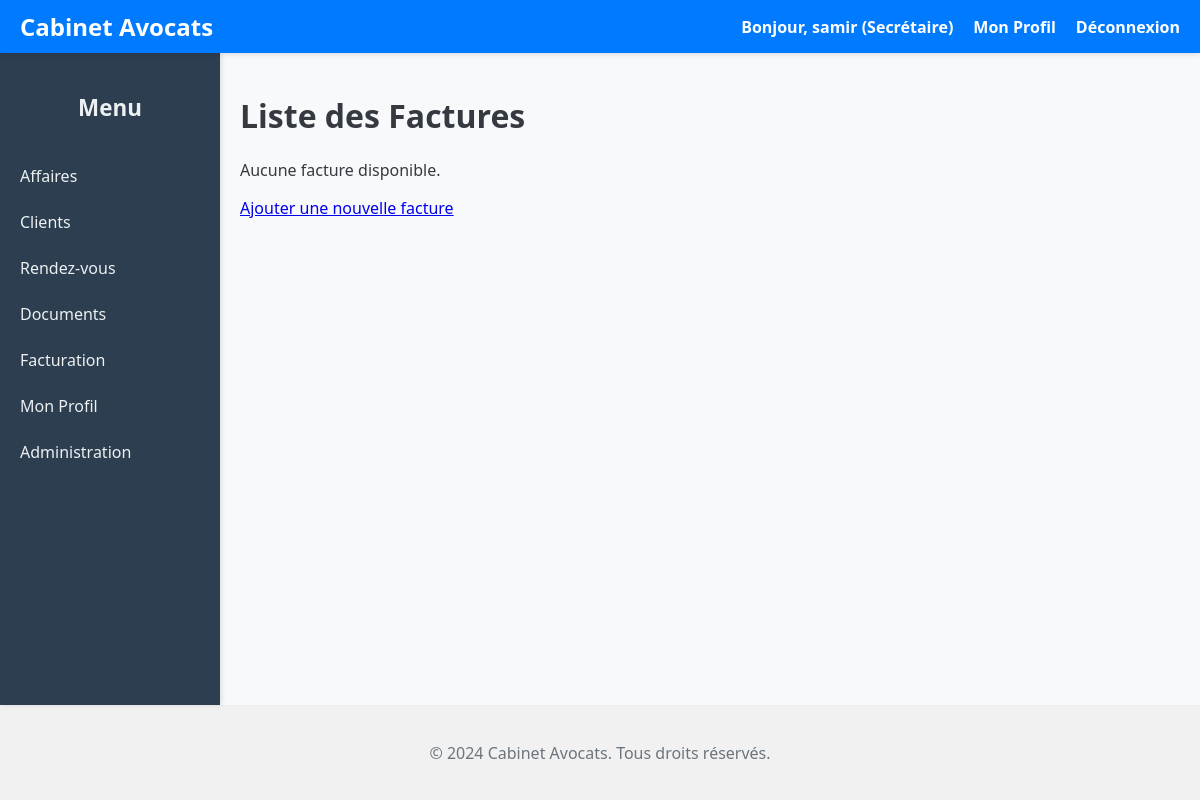
Page /facturation/ (signed in) on the earlier database version.
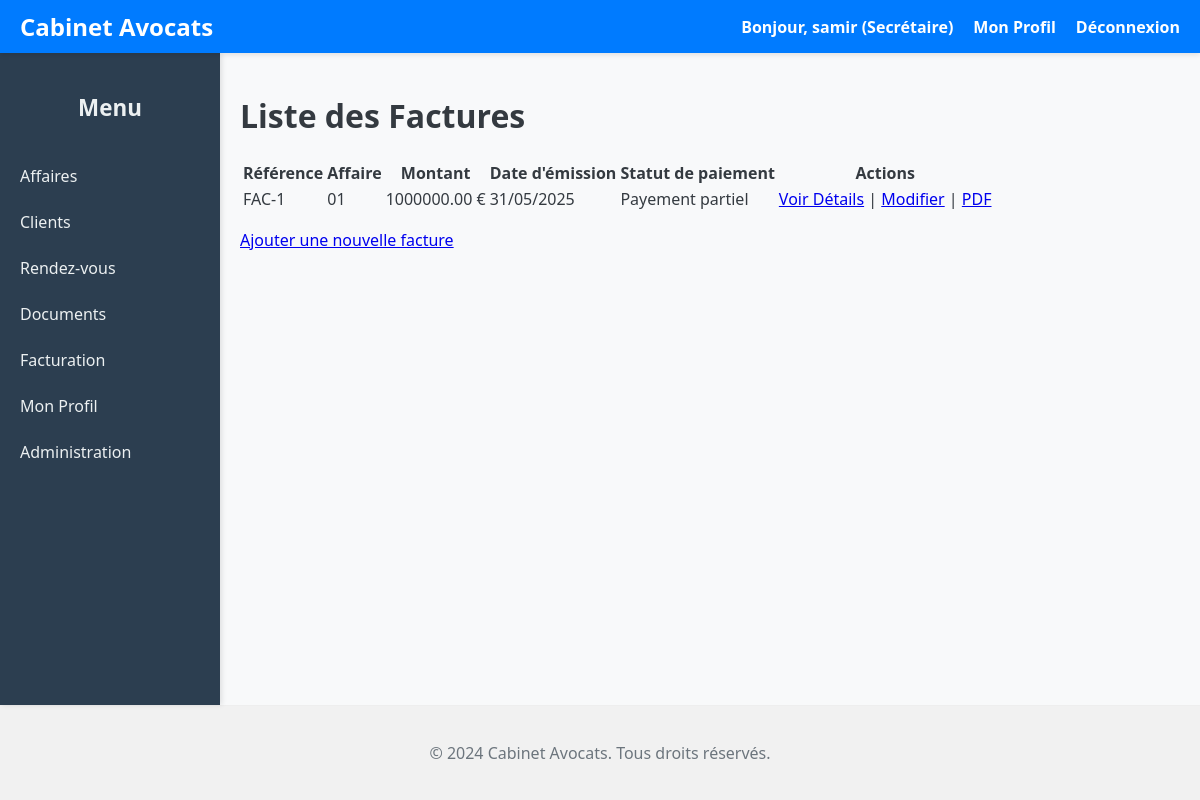
Same page on the later database version.
### facturation/models.py (models this page shows, shortened)
class Facture(models.Model):
    affaire = models.ForeignKey(
        Affaire,
        on_delete=models.CASCADE, # Ou models.SET_NULL, selon votre logique métier
        related_name='factures',  # <-- Le related_name que vous voulez
        verbose_name="Affaire associée"
    )
    montant = models.DecimalField(max_digits=10, decimal_places=2)
    date_emission = models.DateField()
    statut_paiement = models.CharField(choices=[("PAYE", "Payé"), ("EN_ATTENTE", "En attente"), ("PAYEMENT_PARTIEL", "Payement partiel")], max_length=20) # Ajout de max_length

### affaire/models.py (models this page shows, shortened)
class Affaire(models.Model):
    STATUT_CHOICES = [
        ('EN_ATTENTE', 'En attente'),
        ('PAYE', 'Payé'),
        ('PARTIELLEMENT_PAYE', 'Partiellement payé'),
        ('ANNULE', 'Annulé'),
        ('CLOTURE', 'Clôturé'),
    ]
    client = models.ForeignKey( Client, on_delete=models.CASCADE, verbose_name="Client associé", related_name="affaires")
    reference = models.CharField( max_length=50, unique=True, verbose_name="Référence de l'affaire")
    date_ouverture = models.DateField( verbose_name="Date d'ouverture", null=True, blank=True)
    statut = models.CharField( max_length=20, choices=STATUT_CHOICES, verbose_name="Statut de l'affaire", default='EN_ATTENTE')
    description = models.TextField( verbose_name="Description détaillée", blank=True )
    avocat_responsable = models.ForeignKey(
        Utilisateur,  # Utilisation de votre modèle personnalisé
        on_delete=models.SET_NULL,
        null=True,
        blank=True,
        verbose_name="Avocat responsable",
        related_name="affaires_en_charge",
        limit_choices_to={'role': 'AVOCAT'}  # Restreint le choix aux utilisateurs avec rôle AVOCAT
    )
    titre = models.CharField( max_length=200, verbose_name="Titre de l'affaire" )
    date_cloture = models.DateField( verbose_name="Date de clôture", null=True, blank=True )
    frais = models.DecimalField( max_digits=10, decimal_places=2, verbose_name="Frais juridiques", default=0.00, validators=[MinValueValidator(0)] )
    class Meta:
        verbose_name = "Affaire"
        verbose_name_plural = "Affaires"
        ordering = ['-date_ouverture']
        permissions = [
            ("changer_statut", "Peut modifier le statut des affaires"),
            ("voir_toutes_affaires", "Peut voir toutes les affaires (même celles des autres avocats)"),
        ]

### facturation/views.py (the view)
# urls.py: path('', views.liste_factures, name='liste_factures'),
@login_required
def liste_factures(request):
    factures = Facture.objects.all().select_related('affaire')
    context = {
        'factures': factures,
        'titre_page': 'Liste des Factures',
    }
    return render(request, 'facturation/liste_factures.html', context)

### facturation/templates/facturation/liste_factures.html (shortened to what this page needs)
{% extends "base.html" %}
{% block content %}
    <h1>Liste des Factures</h1>
    {% if factures %}
        <table>
            <thead>
                <tr>
                    <th>Référence</th>
                    <th>Affaire</th>
                    <th>Montant</th>
                    <th>Date d'émission</th>
                    <th>Statut de paiement</th>
                    <th>Actions</th>
                </tr>
            </thead>
            <tbody>
                {% for facture in factures %}
                <tr>
                    <td>FAC-{{ facture.pk }}</td>
                    <td>{{ facture.affaire.reference }}</td>
                    <td>{{ facture.montant }} €</td>
                    <td>{{ facture.date_emission|date:"d/m/Y" }}</td>
                    <td class="statut-{{ facture.statut_paiement|lower }}">{{ facture.get_statut_paiement_display }}</td>
                    <td>
                        <a href="{% url 'facturation:detail_facture' pk=facture.pk %}">Voir Détails</a> |
                        <a href="{% url 'facturation:modifier_facture' pk=facture.pk %}">Modifier</a> |
                        <a href="{% url 'facturation:facture_pdf' pk=facture.pk %}" target="_blank">PDF</a>
                    </td>
                </tr>
                {% endfor %}
            </tbody>
        </table>
    {% else %}
        <p>Aucune facture disponible.</p>
    {% endif %}
    <p><a href="{% url 'facturation:creer_facture' %}">Ajouter une nouvelle facture</a></p>
{% endblock %}

Differences in the rows shown:
added Facture: pk "1", affaire.reference "01", montant "1000000.00", date_emission "31/05/2025", statut_paiement "Payement partiel"
Other differences:
text no longer shown: "Aucune facture disponible."
text now shown: "Référence Affaire Montant Date d'émission Statut de paiement Actions"
